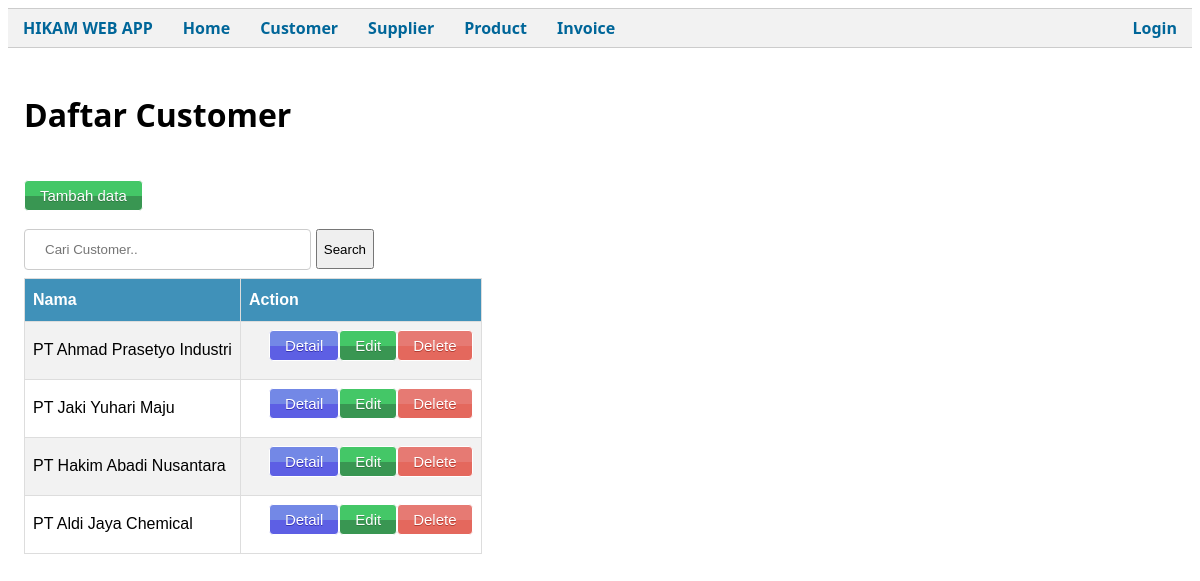
/public/Customer, run on the app's committed database.
### tables this page shows
CREATE TABLE `customer` (
  `customer_id` int(11) NOT NULL,
  `customer_name` varchar(255) NOT NULL,
  `alamat1` varchar(255) NOT NULL,
  `alamat2` varchar(255) NOT NULL,
  `no_telp1` varchar(255) NOT NULL,
  `no_telp2` varchar(255) NOT NULL,
  `email` varchar(255) NOT NULL
);

### app/core/Controller.php (called while the page is built, shortened)
<?php
class Controller
{
    public function view($view, $data = [])
    {
        require_once('../app/views/' . $view . '.php');
    }
    public function model($model)
    {
        return new $model;
    }
}

### app/controllers/Customer.php (called while the page is built, shortened)
<?php
class Customer extends Controller
{
    public function index()
    {
        $data['judul'] = "Daftar Customer";
        $data['cust'] = $this->model('Customer_model')->getAllCustomer();
        $this->view('customer/index', $data);
    }
}

### app/core/App.php (called while the page is built, shortened)
<?php
class App
{
    protected $method = 'index';
    protected $params = [];
    public function __construct()
    {
        $this->controller = new $this->controller;
        call_user_func_array([$this->controller, $this->method], $this->params);
    }
}

### public/index.php (called while the page is built, shortened)
<?php
$app = new App;

### app/core/Database.php (called while the page is built, shortened)
<?php
class Database
{
    private $host = DB_HOST;
    private $db_name = DB_NAME;
    private $user = DB_USER;
    private $pass = DB_PASS;
    private $dbh;
    private $stmt;
    public function __construct()
    {
        $dsn =  'mysql:host=' . $this->host . ';dbname=' . $this->db_name;
        $option = [
            PDO::ATTR_PERSISTENT => true,
            PDO::ATTR_ERRMODE => PDO::ERRMODE_EXCEPTION
        ];
        try {
            $this->dbh = new PDO($dsn, $this->user, $this->pass, $option);
        } catch (PDOException $e) {
            die($e->getMessage());
        }
    }
    public function query($query)
    {
        $this->stmt = $this->dbh->prepare($query);
    }
    public function execute()
    {
        $this->stmt->execute();
    }
    public function resultSet()
    {
        $this->execute();
        return $this->stmt->fetchAll(PDO::FETCH_ASSOC);
    }
}

### app/models/Customer_model.php (called while the page is built, shortened)
<?php
class Customer_model
{
    private $table = "customer";
    private $db;
    public function __construct()
    {
        $this->db = new Database;
    }
    public function getAllCustomer()
    {
        $this->db->query('SELECT * FROM ' . $this->table);
        return $this->db->resultSet();
    }
}

### app/views/customer/index.php (the view, shortened to what this page needs)
<div class="container">
    <div>
        <br>
        <h1>Daftar Customer</h1>
        <br>
        <a class="editButton" href="<?= BASEURL; ?>/Customer/addPage">Tambah data </a>
        <form action="<?= BASEURL; ?>/Customer/cari" style="max-width:350px;display:flex;justify-content:center;align-items:center;" method="post">
            <input type="text" placeholder="Cari Customer.." name="keyword" id="keyword" autocomplete="off">
            <button type="submit" style="max-width:100px;height:40px;margin-left:5px" id="tombolCari">Search</button>
        </form>
        <table id="tabledetail">
            <tr>
                <th>Nama</th>
                <th>Action</th>
            </tr>
            <?php foreach ($data['cust'] as $cust) : ?>
                <tr>
                    <td>
                        <?= $cust['customer_name']; ?>
                    <td>
                        <a href="<?= BASEURL; ?>/Customer/hapus/<?= $cust['customer_id']; ?>" class="redButton" style="float:right" onclick="return confirm('Anda yakin akan hapus data ini?')">Delete</a>
                        <a href="<?= BASEURL; ?>/Customer/editPage/<?= $cust['customer_id']; ?>" class="editButton" style="float:right">Edit</a>
                        <a href="<?= BASEURL; ?>/Customer/detail/<?= $cust['customer_id']; ?>" class="detailButton" style="float:right">Detail</a>
                    </td>
                </tr>
            <?php endforeach; ?>
        </table>
    </div>

### public/css/style.css (style rules this page uses)
body { font-family: "Segoe UI", Tahoma, Geneva, Verdana, sans-serif; background-color: #fff; }
.container { padding: 2px 16px; content: ""; display: table; clear: both; }
#tabledetail { font-family: Arial, Helvetica, sans-serif; border-collapse: collapse; width: 100%; }
#tabledetail td, #tabledetail th { border: 1px solid #ddd; padding: 8px; }
#tabledetail tr:nth-child(even) { background-color: #f2f2f2; }
#tabledetail th { padding-top: 12px; padding-bottom: 12px; text-align: left; background-color: rgb(64, 145, 185); color: white; }
.detailButton { margin-left: 20px; box-shadow: inset 0px 39px 0px -24px #7388e6; background-color: #5d5fe4; border-radius: 4px; border: 1px solid #ffffff; display: inline-block; cursor: pointer; color: #ffffff; font-family: Arial; font-size: 15px; padding: 6px 15px; text-decoration: none; text-shadow: 0px 1px 0px #3735b2; }
.redButton { box-shadow: inset 0px 39px 0px -24px #e67a73; background-color: #e4685d; border-radius: 4px; border: 1px solid #ffffff; display: inline-block; cursor: pointer; color: #ffffff; font-family: Arial; font-size: 15px; padding: 6px 15px; text-decoration: none; text-shadow: 0px 1px 0px #b23e35; }
.editButton { margin-bottom: 10px; box-shadow: inset 0px 39px 0px -24px #44c767; background-color: #399652; border-radius: 4px; border: 1px solid #ffffff; display: inline-block; cursor: pointer; color: #ffffff; font-family: Arial; font-size: 15px; padding: 6px 15px; text-decoration: none; text-shadow: 0px 1px 0px #2d7e42; }
input[type="text"], select { width: 100%; padding: 12px 20px; margin: 8px 0; display: inline-block; border: 1px solid #ccc; border-radius: 4px; box-sizing: border-box; }

### data on the page
customer: customer_name "PT Ahmad Prasetyo Industri"
customer: customer_name "PT Jaki Yuhari Maju"
customer: customer_name "PT Hakim Abadi Nusantara"
customer: customer_name "PT Aldi Jaya Chemical"
